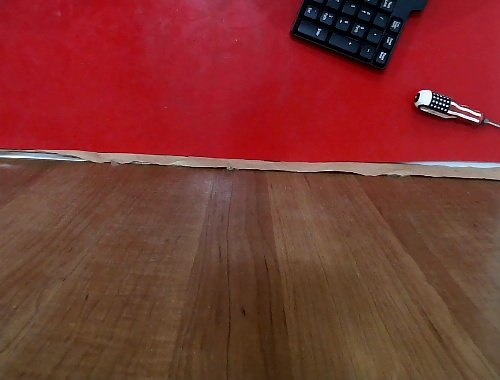
#> input picture images/current.jpg, 500 x 380 px
$ python inner.py
#> lines starting #> are read from the running program, lines starting #| are printed output that depends on the picture; after the words box and inside, x2 and y2 are one past the last pixel; in counts of white or black regions, pixels touching at a corner belong together
import cv2
import numpy as np

class HcOneInner():
    def __init__(self, image_path):
#> called with image_path = 'images/current.jpg'
        self.image_path = image_path
        self.img = cv2.imread(self.image_path)
#> self.img is the input picture: shape (380, 500, 3); mean B, G, R 47.4, 53.2, 123.9
    def DetectInner(self):
        lower_black = np.array([0, 0, 0])
        upper_black = np.array([180, 255, 50])
        #frame = self.image_path
        #hsv_frame = cv2.cvtColor(self.img, cv2.COLOR_BGR2HSV)
        black_mask = cv2.inRange(self.img, lower_black, upper_black)
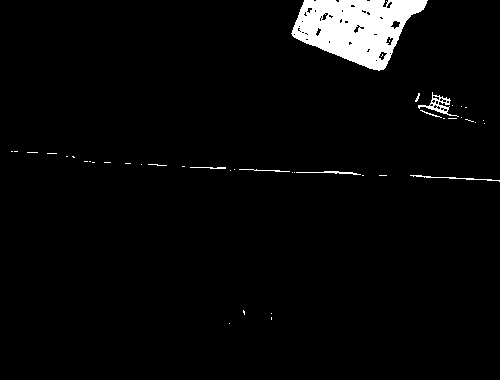
#> black_mask: shape (380, 500); 3.5% white; 44 white regions (35 under 20 px), largest, box (x1, y1, x2, y2) and area: (291, 0, 428, 71) 5902, (418, 92, 459, 117) 248, (410, 175, 500, 182) 124

        kernel = np.ones((3, 3), np.uint8)
        black_mask = cv2.morphologyEx(black_mask, cv2.MORPH_CLOSE, kernel)
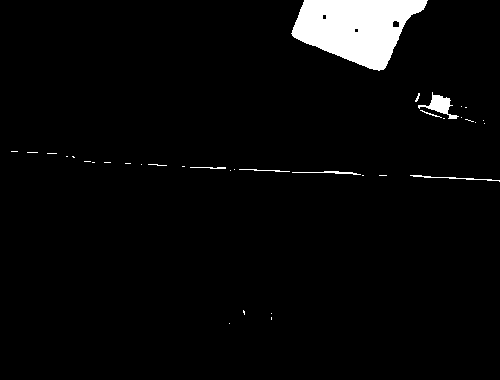
#> black_mask: shape (380, 500); 3.7% white; 36 white regions (27 under 20 px), largest, box (x1, y1, x2, y2) and area: (291, 0, 428, 71) 6177, (418, 92, 459, 119) 373, (410, 175, 500, 182) 127
        black_mask = cv2.morphologyEx(black_mask, cv2.MORPH_OPEN, kernel)
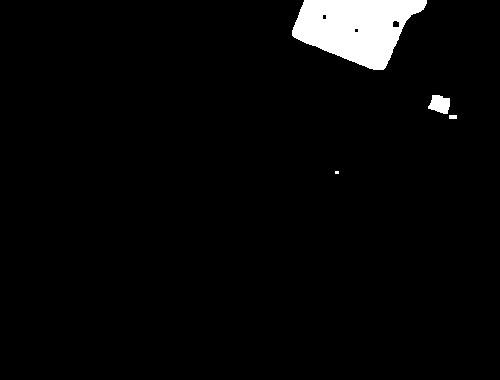
#> black_mask: shape (380, 500); 3.4% white; 4 white regions (1 under 20 px), largest, box (x1, y1, x2, y2) and area: (292, 0, 427, 70) 6173, (428, 95, 450, 114) 303, (449, 115, 457, 119) 32

        height, width = black_mask.shape
#> height = 380; width = 500
        black_mask[0:int(height * 0.1), :] = 0
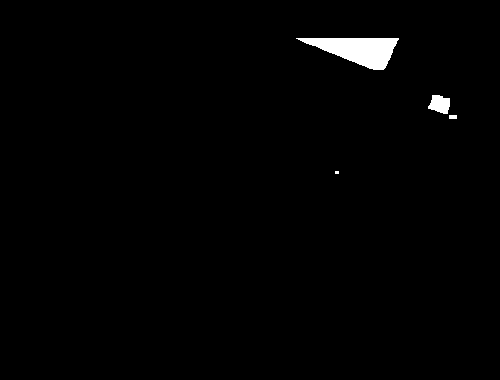
#> black_mask: shape (380, 500); 1.2% white; 4 white regions (1 under 20 px), largest, box (x1, y1, x2, y2) and area: (296, 38, 399, 70) 1871, (428, 95, 450, 114) 303, (449, 115, 457, 119) 32
        black_mask[int(height * 0.9):, :] = 0
        gray_frame = cv2.cvtColor(self.img, cv2.COLOR_BGR2GRAY)
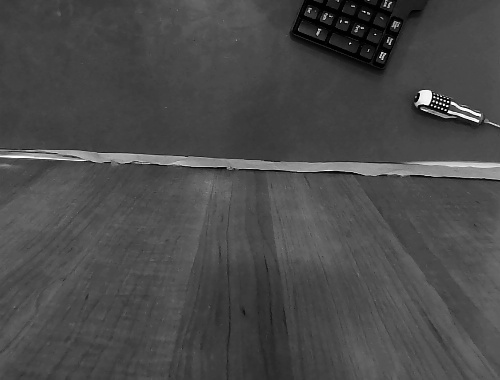
#> gray_frame: shape (380, 500); min 0, max 255, mean 73.7
        _, silver_mask = cv2.threshold(gray_frame, 200, 255, cv2.THRESH_BINARY)
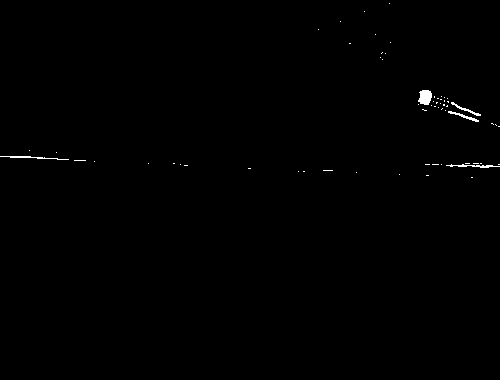
#> silver_mask: shape (380, 500); 0.34% white; 62 white regions (57 under 20 px), largest, box (x1, y1, x2, y2) and area: (418, 90, 432, 105) 163, (0, 156, 69, 160) 98, (446, 164, 500, 168) 94, (448, 111, 479, 122) 80, (451, 102, 481, 116) 75
        black_mask = cv2.bitwise_and(black_mask, cv2.bitwise_not(silver_mask))
#> black_mask: shape (380, 500); 1.1% white; 4 white regions (1 under 20 px), largest, box (x1, y1, x2, y2) and area: (296, 38, 399, 70) 1863, (428, 95, 450, 114) 271, (449, 115, 457, 119) 32
        cv2.imwrite("mainblackmask.jpg",black_mask)
        circles = cv2.HoughCircles(black_mask, cv2.HOUGH_GRADIENT, dp=1, minDist=2, param1=50, param2=30, minRadius=5, maxRadius=350)
#> circles = None

        if circles is not None:
            circles = np.uint16(np.around(circles))
            for i in circles[0, :]:
                cv2.circle(self.img, (i[0], i[1]), i[2], (0, 255, 0), 2)
                cv2.circle(self.img, (i[0], i[1]), 2, (0, 0, 255), 3)
            cv2.imwrite("circle_hconeinner.jpg" , self.img)
            return True
        else:
            return False


inner_obj = HcOneInner("images/current.jpg")
res = inner_obj.DetectInner()
print(res)
